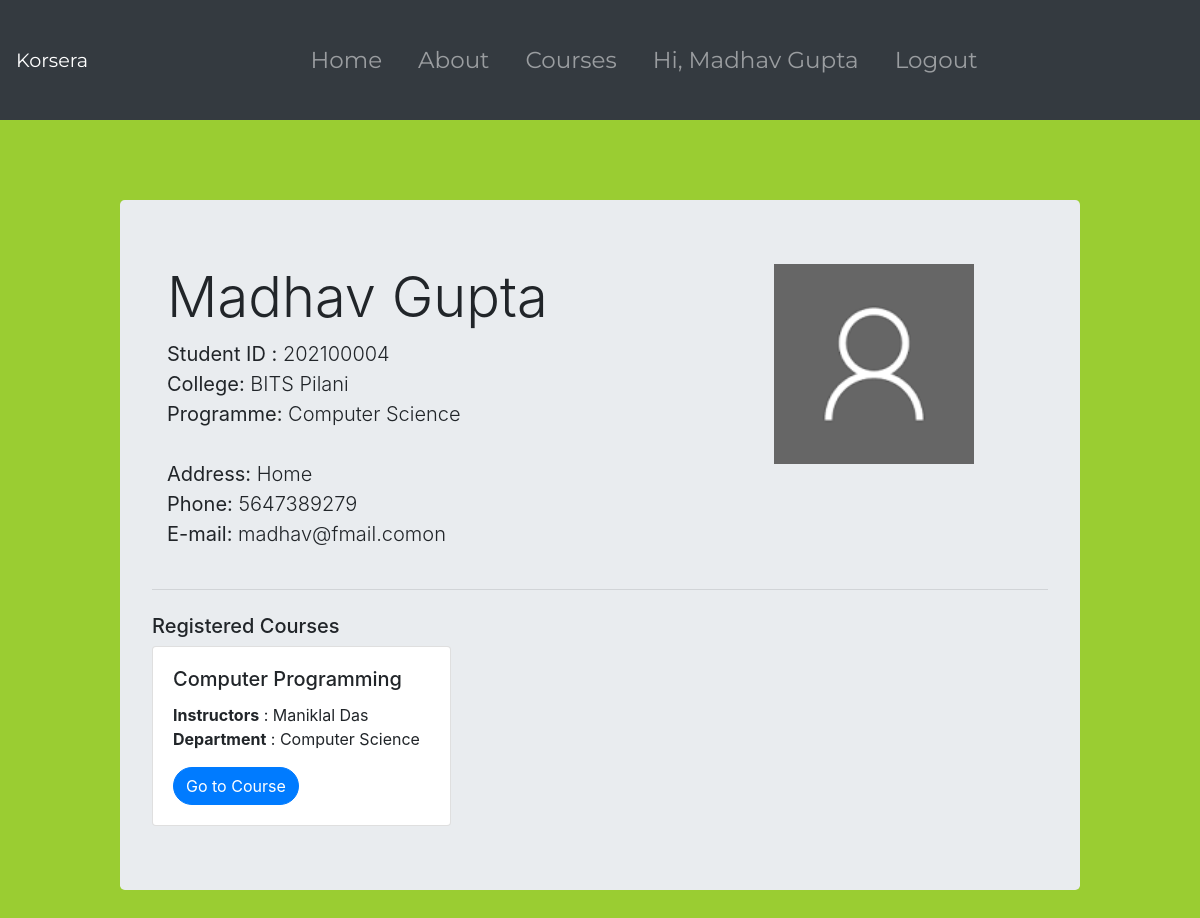
The page /users/profile/ (signed in) on the database its author committed.
### accounts/models.py (models this page shows, shortened)
class Student(models.Model):
    user = models.OneToOneField(User, on_delete=models.CASCADE)
    student_id = models.CharField(max_length=20, default="", unique=True)
    name = models.CharField(max_length=100)
    age = models.IntegerField(default=18)
    dob = models.DateField(auto_now=False, default=timezone.now)
    phone = models.CharField(max_length=15, default="+91-")
    gender = models.CharField(max_length=15, choices=GENDER_CHOICES, default="Male")
    address = models.TextField(max_length=1000, default="")
    college = models.CharField(max_length=1000, default="")
    programme = models.CharField(max_length=200, default="")
    image = models.ImageField(upload_to='media/student_pics', default='default_user.png')

class Instructor(models.Model):
    user = models.OneToOneField(User, on_delete=models.CASCADE)
    instructor_id = models.CharField(max_length=20, default="", unique=True)
    name = models.CharField(max_length=100)
    dob = models.DateField(auto_now=False, default=timezone.now)
    age = models.IntegerField(default=18)
    phone = models.CharField(max_length=15, default="+91-")
    gender = models.CharField(max_length=15, choices=GENDER_CHOICES, default="Male")
    address = models.TextField(max_length=1000, default="")
    college = models.CharField(max_length=1000, default="")
    department = models.CharField(max_length=200, default="")
    profile_link = models.CharField(max_length=500)
    image = models.ImageField(upload_to='media/student_pics', default='default_user.png')

### courses/models.py (models this page shows, shortened)
class EnrolledStudent(models.Model):
    reg_no = models.CharField(max_length=20, unique=True)
    student = models.ForeignKey(Student, on_delete=models.CASCADE, related_name='student')
    course = models.ForeignKey(Course, on_delete=models.CASCADE, related_name='course')
    batch = models.CharField(max_length=10, default="")
    is_fees_paid = models.BooleanField(default=False)
    status = models.CharField(max_length=15, choices=STATUS_CHOICES, default="Pursuing")
    grade = models.DecimalField(max_digits=4, decimal_places=2, default=0.0)    # Grade in Percentage
    remarks = models.TextField(max_length=2000, default="")

class Course(models.Model):
    course_code = models.CharField(max_length=50, unique=True)
    title = models.CharField(max_length=500)
    department = models.CharField(verbose_name="Subject Areas", max_length=200, default="")
    sub_areas = models.CharField(verbose_name="Sub Areas", max_length=200, default="")
    instructor1 = models.ForeignKey(Instructor, on_delete=models.PROTECT, related_name='instructor1')
    instructor2 = models.ForeignKey(Instructor, on_delete=models.PROTECT, related_name='instructor2', blank=True, null=True)
    teaching_assistant = models.ForeignKey(TeachingAssistant, on_delete=models.PROTECT, related_name='ta', blank=True, null=True)
    current_batch = models.CharField(max_length=10, default="1")
    description = models.TextField(max_length=10000, default="")
    outcomes = models.TextField(max_length=10000, default="")
    prerequisites = models.TextField(max_length=10000, default="")
    credits = models.IntegerField(default=3)
    fee = models.DecimalField(max_digits=7, decimal_places=2)   # Course Fee in INR
    duration = models.IntegerField(default=4)   # Course Duration in weeks
    start_date = models.DateField(auto_now=False, default=timezone.now, blank=True, null=True)
    end_date = models.DateField(auto_now=False, default=timezone.now, blank=True, null=True)
    is_running = models.BooleanField(default=False)
    is_offered = models.BooleanField(default=False)
    banner_image1 = models.ImageField(upload_to='media/course_images', default='default_course.png', blank=True, null=True)
    banner_image2 = models.ImageField(upload_to='media/course_images', default='default_course.png', blank=True, null=True)
    desc_file1 = models.FileField(upload_to='media/course_files', blank=True, null=True)
    desc_file2 = models.FileField(upload_to='media/course_files', blank=True, null=True)
    students_file = models.FileField(upload_to='media/course_files/students', blank=True, null=True)

### accounts/views.py (the view)
# urls.py: path('profile/', student_profile, name='student_profile'),
@login_required
def student_profile(request):
    student = get_object_or_404(Student, user = request.user)
    courses = EnrolledStudent.objects.all().filter(student = student)
    if request.method == "POST":
        form = StudentProfileForm(request.POST, request.FILES, instance = student)
        if form.is_valid():
            student = form.instance
            student.save()
            messages.success(request, f'Profile Updated!')
            return redirect('student_dashboard')
    else:
        form = StudentProfileForm(instance = student)
    context = {
        'student' : student,
        'courses' : courses,
        'form' : form
    }
    return render(request, 'accounts/student_profile.htm', context)

### templates/accounts/student_profile.htm
{% extends 'main/base.htm' %}
{% load static %}
{% block content %}
    <section class="child about">
        <div class="jumbotron">
            <div class="row col-12">
                <div class="col-8">
                    <h1 class="display-4">{{ student.name }}</h1>
                    <p class="lead">
                        {% if user.student == student %}<strong>Student ID : </strong>{{ student.student_id }}{% endif %}
                        <br>
                        <strong>College: </strong>{{ student.college }}<br>
                        <strong>Programme: </strong>{{ student.programme }}<br>
                        <br>
                        <strong>Address: </strong>{{ student.address }}<br>
                        <strong>Phone: </strong>{{ student.phone }}<br>
                        <strong>E-mail: </strong>{{ student.user.email }}<br>
                    </p>
                </div>
                <div class="col-4">
                    <img src="{{ student.image.url }}" style="width: 200px; height: 200px; margin-left: 30px;">
                    <br><br>
                </div>
            </div>
            <hr class="my-4">
            <h5>Registered Courses</h5>
            <div class="container row">
                {% for course in courses %}
                    <div class="card">
                        <div class="card-body">
                            <h5 class="card-title">{{ course.course.title }}</h5>
                            <p class="card-text">
                                <strong>Instructors</strong> : {{ course.course.instructor1.name }} {{ course.course.instructor2.name }}<br>
                                <strong>Department</strong> : {{ course.course.department }}
                            </p>
                            <p class="card-text"><a href="{% url 'student_course_dashboard' course.course.id %}" class="btn btn-primary">Go to Course</a></p>
                        </div>
                    </div>
                {% endfor %}
            </div>
        </div>
    </section>
{% endblock content %}

### templates/main/base.htm (shortened to what this page needs)
{% load static %}
<!DOCTYPE html>
<head>
    <link rel="stylesheet" href="https://cdn.jsdelivr.net/npm/bootstrap@4.5.3/dist/css/bootstrap.min.css">
    <link rel="stylesheet" href="{% static 'main/main.css' %}">
</head>
<body>
    <nav class="navbar navbar-expand-lg navbar-dark bg-dark fixed">
        <a class="navbar-brand" href="{% url 'index' %}">Korsera</a>
        <div class="collapse navbar-collapse" id="navbarSupportedContent">
            <ul class="navbar-nav ml-auto mr-auto">
                <li class="nav-item">
                    <a class="nav-link" href="{% url 'index' %}">Home <span class="sr-only">(current)</span></a>
                </li>
                <li class="nav-item">
                    <a class="nav-link" href="{% url 'about' %}">About</a>
                </li>
                <li class="nav-item">
                    <a class="nav-link" href="{% url 'view_courses' %}">Courses</a>
                </li>
                {% if user.student %}
                    <li class="nav-item">
                        <a class="nav-link" href="{% url 'student_profile' %}" tabindex="-1" aria-disabled="true" style="width: max-content;">Hi, {{ user.student.name }}</a>
                    </li>
                    <li class="nav-item">
                        <a class="nav-link" href="{% url 'logout' %}" tabindex="-1" aria-disabled="true" style="width: max-content;">Logout</a>
                    </li>
                {% endif %}
            </ul>
        </div>
    </nav>
    {% block content %}
    {% endblock %}
</body>

### static/main/main.css (style rules this page uses)
body { background-color: aliceblue; }
a { text-emphasis: none; text-transform: none; text-decoration: none; color: navy; }
nav { position: fixed; background-attachment: fixed; }
.navbar { width: 100vw; height: 15vh; background-attachment: fixed; position: fixed; top: 0; z-index: 100; }
.nav-item { font-family: 'Montserrat', sans-serif; font-size: larger; color: yellowgreen; width: max-content; margin-left: 10px; margin-right: 10px; text-align: center; }
.nav-link { font-family: 'Montserrat', sans-serif; font-size: larger; color: yellowgreen; width: max-content; }
.navbar-brand { font-family: 'Montserrat', sans-serif; font-size: larger; color: yellowgreen; }
.about { height: max-content; background-color: yellowgreen; padding-top: 25vh; padding-bottom: 15vh; }
.jumbotron { margin: auto; width: 80vw; margin-left: auto; margin-right: auto; margin-bottom: 10vh; }
.row { width: 80vw; }
.btn { border-radius: 25px; }
.container { display: grid; grid-template-columns: repeat(3, 1fr); grid-auto-rows: auto; grid-gap: 1rem; }

### rows shown on the page
Student: name "Madhav Gupta", student_id "202100004", college "BITS Pilani", programme "Computer Science", address "Home", phone "5647389279", user.email "madhav@fmail.comon", image (placeholder picture)
EnrolledStudent: course "Computer Programming", course.instructor1.name "Maniklal Das", course.department "Computer Science"

### other values the page prints
{{ user.student.name }} "Madhav Gupta"
